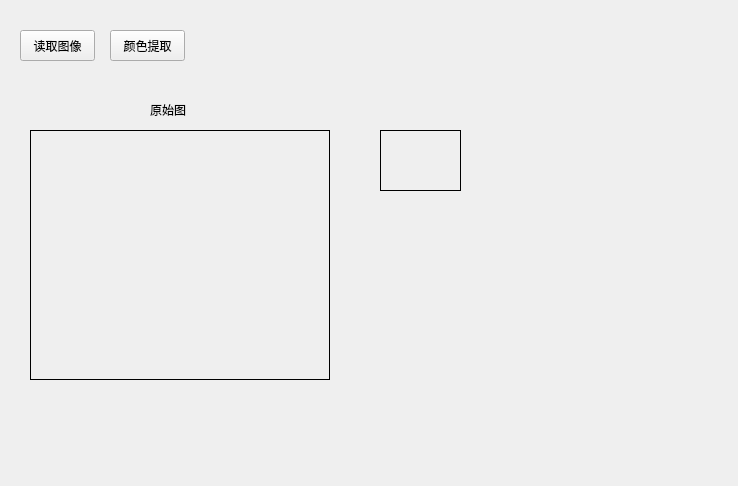
<?xml version="1.0" encoding="UTF-8"?>
<ui version="4.0">
 <class>FormColorExtractionClass</class>
 <widget class="QWidget" name="FormColorExtractionClass">
  <property name="geometry">
   <rect>
    <x>0</x>
    <y>0</y>
    <width>738</width>
    <height>486</height>
   </rect>
  </property>
  <property name="windowTitle">
   <string>颜色提取</string>
  </property>
  <widget class="QPushButton" name="btnReadImage">
   <property name="geometry">
    <rect>
     <x>20</x>
     <y>30</y>
     <width>75</width>
     <height>31</height>
    </rect>
   </property>
   <property name="text">
    <string>读取图像</string>
   </property>
  </widget>
  <widget class="QLabel" name="label_7">
   <property name="geometry">
    <rect>
     <x>150</x>
     <y>100</y>
     <width>100</width>
     <height>20</height>
    </rect>
   </property>
   <property name="text">
    <string>原始图</string>
   </property>
  </widget>
  <widget class="QLabel" name="labelPicIn">
   <property name="geometry">
    <rect>
     <x>30</x>
     <y>130</y>
     <width>300</width>
     <height>250</height>
    </rect>
   </property>
   <property name="frameShape">
    <enum>QFrame::Box</enum>
   </property>
   <property name="text">
    <string/>
   </property>
  </widget>
  <widget class="QLabel" name="labelPicOut">
   <property name="geometry">
    <rect>
     <x>380</x>
     <y>130</y>
     <width>81</width>
     <height>61</height>
    </rect>
   </property>
   <property name="frameShape">
    <enum>QFrame::Box</enum>
   </property>
   <property name="text">
    <string/>
   </property>
  </widget>
  <widget class="QPushButton" name="btnColorExtraction">
   <property name="geometry">
    <rect>
     <x>110</x>
     <y>30</y>
     <width>75</width>
     <height>31</height>
    </rect>
   </property>
   <property name="text">
    <string>颜色提取</string>
   </property>
  </widget>
 </widget>
 <resources/>
 <connections>
  <connection>
   <sender>btnReadImage</sender>
   <signal>clicked()</signal>
   <receiver>FormColorExtractionClass</receiver>
   <slot>btnReadImageClick()</slot>
   <hints>
    <hint type="sourcelabel">
     <x>58</x>
     <y>59</y>
    </hint>
    <hint type="destinationlabel">
     <x>55</x>
     <y>89</y>
    </hint>
   </hints>
  </connection>
  <connection>
   <sender>btnColorExtraction</sender>
   <signal>clicked()</signal>
   <receiver>FormColorExtractionClass</receiver>
   <slot>btnColorExtractionClick()</slot>
   <hints>
    <hint type="sourcelabel">
     <x>150</x>
     <y>57</y>
    </hint>
    <hint type="destinationlabel">
     <x>152</x>
     <y>84</y>
    </hint>
   </hints>
  </connection>
 </connections>
 <slots>
  <slot>btnReadImageClick()</slot>
  <slot>btnColorExtractionClick()</slot>
 </slots>
</ui>
